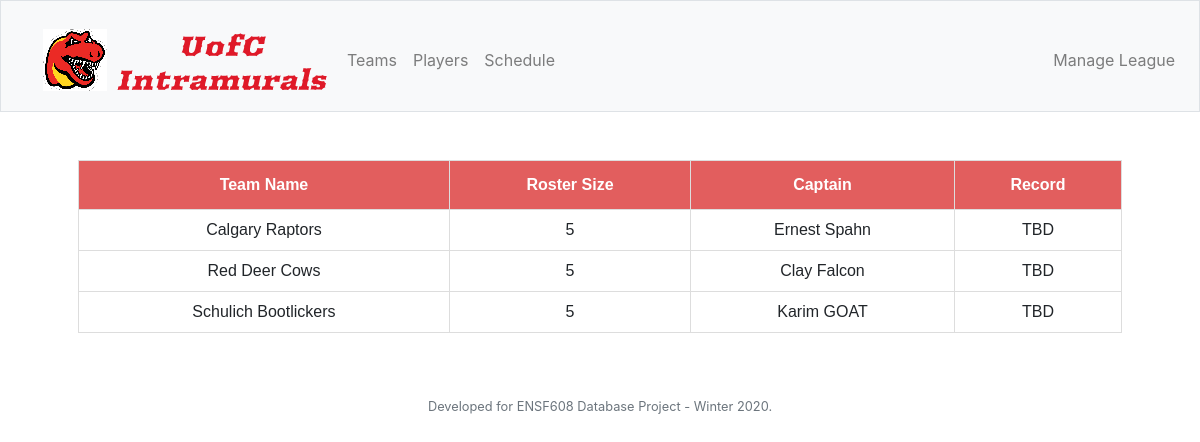
/index, run on the app's committed database.
### tables this page shows
CREATE TABLE "User" (
	"user_id"	INTEGER NOT NULL PRIMARY KEY AUTOINCREMENT UNIQUE,
	"first_name"	TEXT,
	"last_name"	TEXT,
	"email"	TEXT,
	"phone"	TEXT
);

CREATE TABLE "Team" (
	"team_id"	INTEGER NOT NULL PRIMARY KEY AUTOINCREMENT UNIQUE,
	"team_name"	TEXT,
	"roster_id"	INTEGER
);

CREATE TABLE "Roster" (
	"roster_id"	INTEGER NOT NULL PRIMARY KEY AUTOINCREMENT UNIQUE,
	"roster_size"	INTEGER,
	"captain_id"	INTEGER
);

### app/routes.py (the view)
@app.route('/')
@app.route('/index')
def index():
    result = db.execute(
        "SELECT Team.team_name, Roster.roster_size, User.first_name AS captain_first_name, User.last_name AS captain_last_name\
            FROM Team\
            LEFT JOIN Roster\
            ON Team.roster_id = Roster.roster_id\
            LEFT JOIN User\
            ON Roster.captain_id = User.user_id"
    )
    return render_template("index.html", db_result=result)

### app/routes.py (called while the page is built)
@app.after_request
def after_request(response):
    response.headers["Cache-Control"] = "no-cache, no-store, must-revalidate"
    response.headers["Expires"] = 0
    response.headers["Pragma"] = "no-cache"
    return response

### app/templates/index.html (shortened to what this page needs)
{% extends "layout.html" %}
{% block main %}
    <table id="table" class="table">
  <thead>
    <tr>
      <th scope="col">Team Name</th>
      <th scope="col">Roster Size</th>
      <th scope="col">Captain</th>
      <th scope="col"><b>Record</b></th>
    </tr>
  </thead>
  <tbody>
    {%for result in db_result%}
      <tr>
        <td>{{result['team_name']}}</td>
        <td>{{result['roster_size']}}</td>
        <td>{{result['captain_first_name']}} {{result['captain_last_name']}}</td>
        <td>TBD</td>
      </tr>
    {%endfor%}
  </tbody>
</table>
{% endblock main %}

### app/static/styles.css (style rules this page uses)
#table { font-family: "Trebuchet MS", Arial, Helvetica, sans-serif; border-collapse: collapse; width: 100%; }
#table td, #table th { border: 1px solid #ddd; padding: 8px; }
#table th { padding-top: 12px; padding-bottom: 12px; text-align: center; background-color: #E25E5E; color: white; }
@media (min-width: 568px) { html, body { height: 100%; } }

### data on the page
User: team_name "Calgary Raptors", roster_size "5", captain_first_name "Ernest", captain_last_name "Spahn"
User: team_name "Red Deer Cows", roster_size "5", captain_first_name "Clay", captain_last_name "Falcon"
User: team_name "Schulich Bootlickers", roster_size "5", captain_first_name "Karim", captain_last_name "GOAT"
